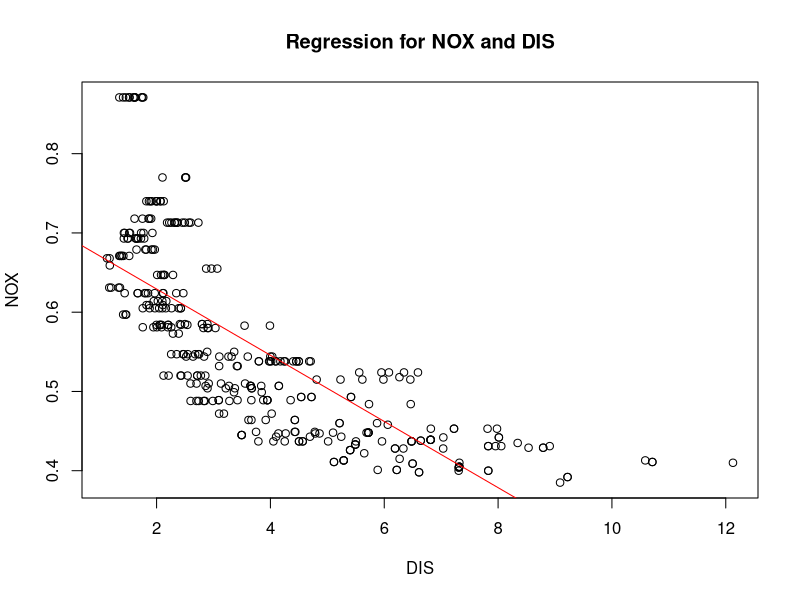
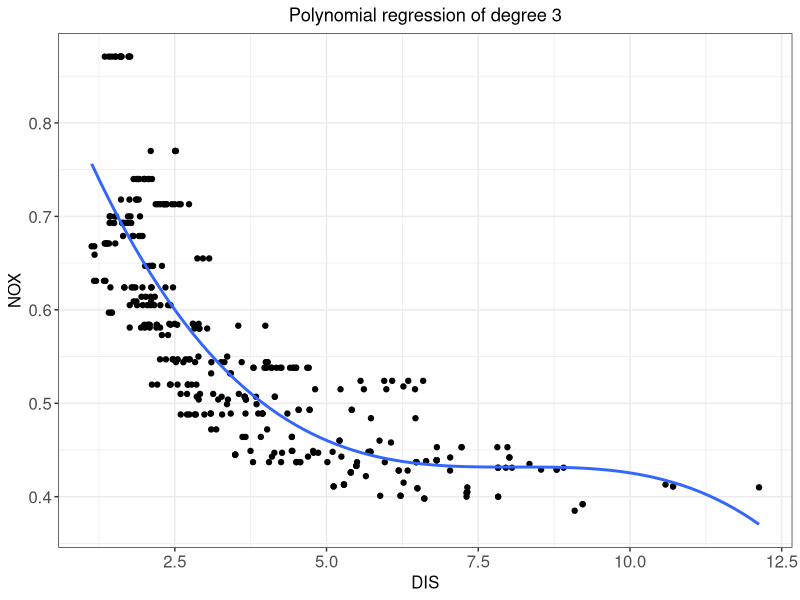
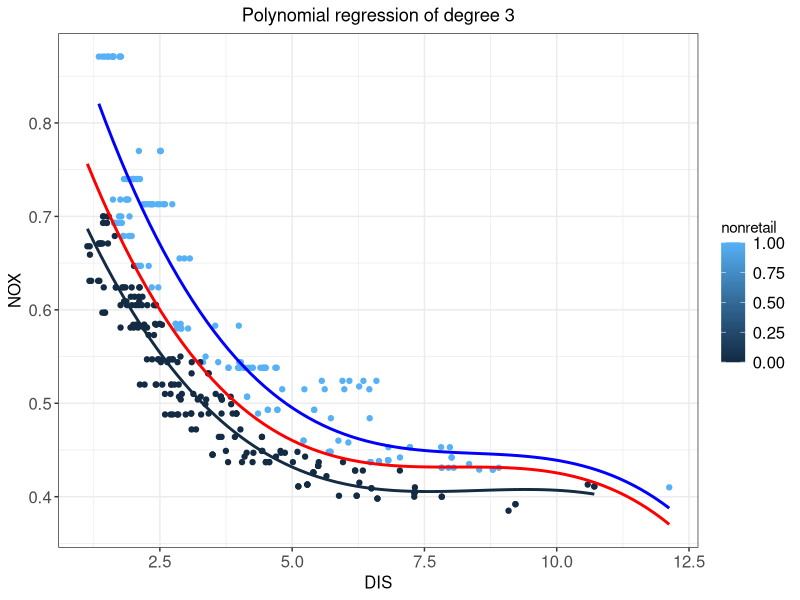
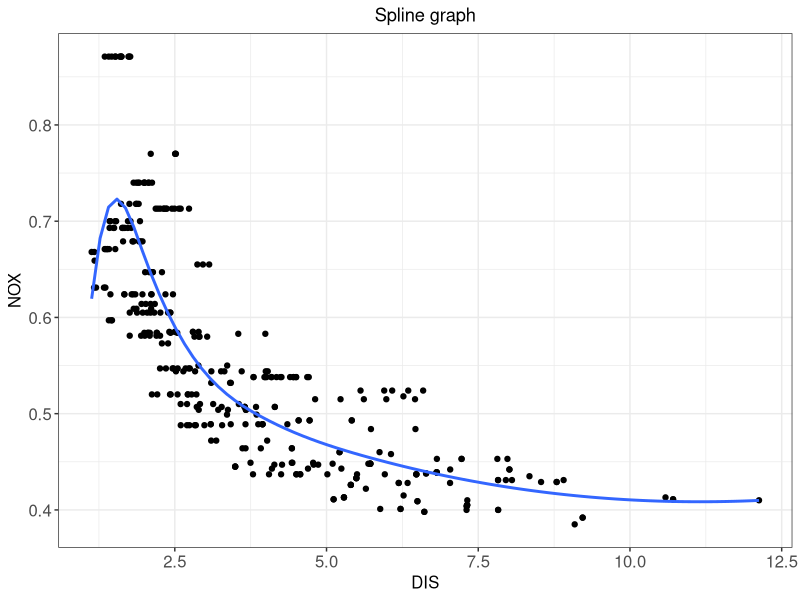
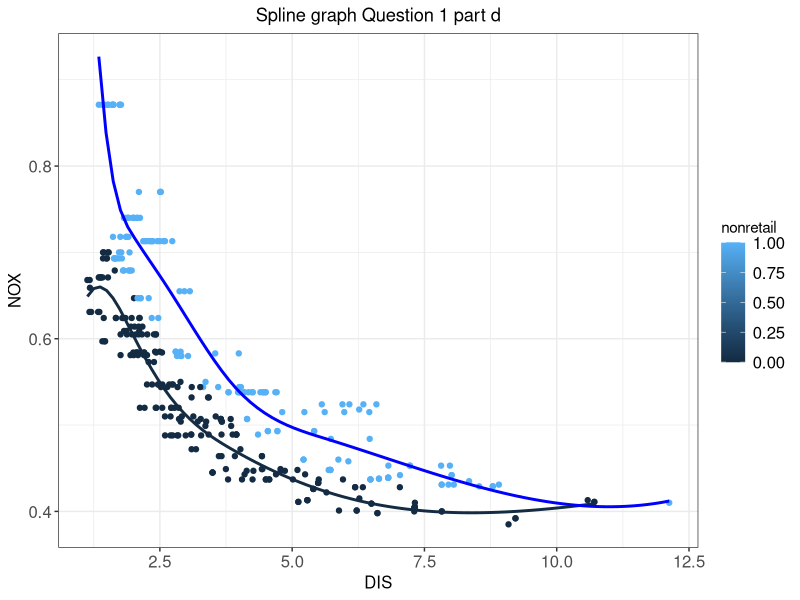
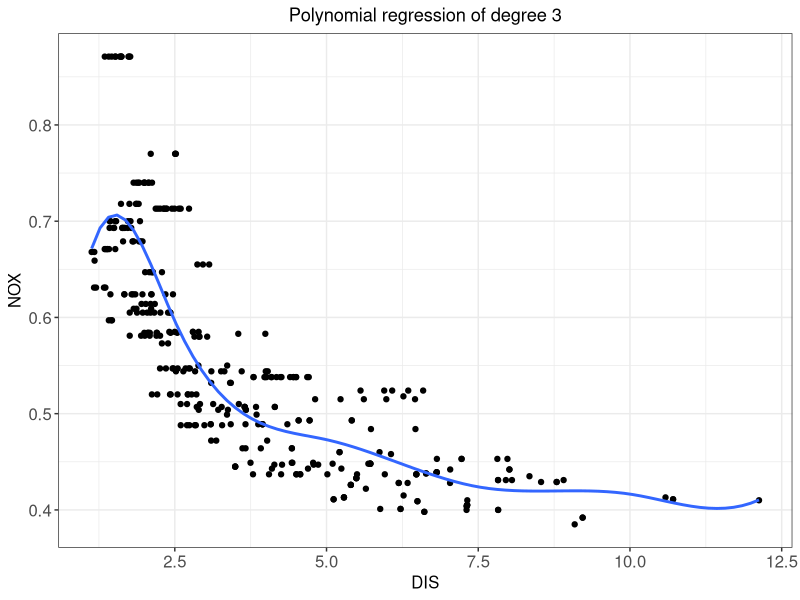

The R script that drew these images, in order: (Note: this script raises an error after producing the figures.)

library(tidyverse)
library(ggrepel)
library(caTools)
library(caret)
library(ROCR)
library(ggplot2)
library(splines)

# Import the dataset
boston = read.csv('boston.csv')

# Split the data set into training and testing data sets
set.seed(123)
split = createDataPartition(boston$nox, p = 0.7, list = FALSE) 
boston.train = boston[split,]
boston.test = boston[-split,]

head(boston.test)

# --------------------------------------------------------------------------------- #
#### Problem 1a
# Run the linear regression. Nox is the dependent var. DIS is the independent
regressor = lm(formula = nox ~ dis, data = boston.train)
summary(regressor)

#Run the prediction on the test data set
prediction_Test_Set = predict(regressor, newdata = boston.test)

#Obtain the R^2 value of the test data set. 
SSR_of_model <- sum((prediction_Test_Set-boston.test$nox)^2)
SSR_of_baseline <- sum((mean(boston.train$nox)-boston.test$nox)^2)
OSR2 <- 1-(SSR_of_model/SSR_of_baseline )
OSR2
# plot a scatter plot
plot(boston.train$dis,boston.train$nox,
     main='Regression for NOX and DIS',
     xlab='DIS',ylab='NOX')
# plot a regression line
abline(regressor,col='red')


# --------------------------------------------------------------------------------- #
#### Problem 1b
# Run the linear regression. Nox is the dependent var. DIS is the independent
regressor_poly = lm(formula = nox ~ poly(dis, degree=3), data = boston.train)
summary(regressor_poly)

#Run the prediction on the test data set
prediction_Test_Set_poly = predict(regressor_poly, newdata = boston.test)

#Obtain the R^2 value of the test data set. 
SSR_of_model <- sum((prediction_Test_Set_poly-boston.test$nox)^2)
SSR_of_baseline <- sum((mean(boston.train$nox)-boston.test$nox)^2)
OSR2 <- 1-(SSR_of_model/SSR_of_baseline )
OSR2
# plot a scatter plot
ggplot(data=boston.train,aes(x=dis, y=nox)) +
  geom_point() +
  stat_smooth(method = "lm", formula = y ~ poly(x, degree=3),se = FALSE) +
  theme_bw() +
  xlab('DIS') +
  ylab("NOX") +
  ggtitle("Polynomial regression of degree 3") +
  theme(axis.title=element_text(size=12), 
       axis.text=element_text(size=12), 
       legend.text=element_text(size=12),
       plot.title = element_text(hjust = 0.5))


# --------------------------------------------------------------------------------- #
#### Question 4c


## Run regressor with the nonretail factor. This generates really good R^2
regressor_splines = lm(formula = nox ~ poly(dis,df=3)*factor(nonretail), data = boston.train)
summary(regressor_splines)

#Run the prediction on the test data set
prediction_Test_Set_spline = predict(regressor_splines, newdata = boston.test)

#Obtain the R^2 value of the test data set. 
SSR_of_model <- sum((prediction_Test_Set_spline-boston.test$nox)^2)
SSR_of_baseline <- sum((mean(boston.train$nox)-boston.test$nox)^2)
OSR2 <- 1-(SSR_of_model/SSR_of_baseline )
OSR2

#Generate a subset with nonretail = 1
boston.train_1 = subset(boston.train, boston.train$nonretail == 1)
boston.train_1
#Generate a subset with nonretail = 0
boston.train_0 = subset(boston.train, boston.train$nonretail == 0)
boston.train_0

#Create two new regressors. These are for nonretail =0 & 1. These regressors will be used
#below in the ggplot
regressor_splines_1 = lm(formula = nox ~ poly(dis,df=3), data = boston.train_1)
regressor_splines_0 = lm(formula = nox ~ poly(dis,df=3), data = boston.train_0)

#First plot the old regressor, then plot the two new regressors. 
ggplot(data=boston.train,aes(x=dis, y=nox, color=nonretail)) +
  geom_point() +
  stat_smooth(method = "lm", formula = y ~ poly(x, degree=3),se = FALSE, 
              color = "red") +
  geom_smooth(data = boston.train_0,aes(x=dis, y=nox), 
              method = "lm", formula = y ~ poly(x, degree=3), se=FALSE) +
  geom_smooth(data = boston.train_1,aes(x=dis, y=nox), 
              method = "lm", formula = y ~ poly(x, degree=3), se=FALSE, color = "blue") +
  theme_bw() +
  xlab('DIS') +
  ylab("NOX") +
  ggtitle("Polynomial regression of degree 3") +
  theme(axis.title=element_text(size=12), 
        axis.text=element_text(size=12), 
        legend.text=element_text(size=12),
        plot.title = element_text(hjust = 0.5))


# --------------------------------------------------------------------------------- #
#### Question 4d


knots_bos <- quantile(boston.train$dis, p = c(0.2, 0.4, 0.6, 0.8))

regressor_splines_2 = lm(formula = nox ~ bs(dis,knots=c(knots_bos[1], 
                       knots_bos[2], knots_bos[3], knots_bos[4]))*factor(nonretail),
                       data = boston.train)
summary(regressor_splines_2)

ggplot(data=boston.train,aes(x=dis, y=nox)) +
  geom_point() +
  stat_smooth(method = "lm", formula = y ~ bs(x,knots=c(knots_bos[1], 
              knots_bos[2], knots_bos[3], knots_bos[4])),se = FALSE) +
  theme_bw() +
  xlab('DIS') +
  ylab("NOX") +
  ggtitle("Spline graph") +
  theme(axis.title=element_text(size=12), 
        axis.text=element_text(size=12), 
        legend.text=element_text(size=12),
        plot.title = element_text(hjust = 0.5))

#Run the prediction on the test data set
prediction_Test_Set_spline_2 = predict(regressor_splines_2, newdata = boston.test)

#Obtain the R^2 value of the test data set. 
SSR_of_model <- sum((prediction_Test_Set_spline_2-boston.test$nox)^2)
SSR_of_baseline <- sum((mean(boston.train$nox)-boston.test$nox)^2)
OSR2 <- 1-(SSR_of_model/SSR_of_baseline )
OSR2



# ------ The below code for exercise 1d will plot the splines on the data set. 
#Generate a subset with nonretail = 1
boston.train_1 = subset(boston.train, boston.train$nonretail == 1)
boston.train_1
#Generate a subset with nonretail = 0
boston.train_0 = subset(boston.train, boston.train$nonretail == 0)
boston.train_0

#Create two new regressors. These are for nonretail =0 & 1. These regressors will be used
#below in the ggplot
regressor_splines_1 = lm(formula = nox ~ bs(dis,knots=c(knots_bos[1], 
                         knots_bos[2], knots_bos[3], knots_bos[4])),
                         data = boston.train_1)
regressor_splines_0 = lm(formula = nox ~ bs(dis,knots=c(knots_bos[1], 
                         knots_bos[2], knots_bos[3], knots_bos[4])),
                         data = boston.train_0)

ggplot(data=boston.train,aes(x=dis, y=nox, color=nonretail)) +
  geom_point() +
  geom_smooth(data = boston.train_0,aes(x=dis, y=nox), 
              method = "lm", formula = y ~ bs(x,knots=c(knots_bos[1], 
              knots_bos[2], knots_bos[3], knots_bos[4])), se=FALSE) +
  geom_smooth(data = boston.train_1,aes(x=dis, y=nox), 
              method = "lm", formula = y ~ bs(x,knots=c(knots_bos[1], 
              knots_bos[2], knots_bos[3], knots_bos[4])), se=FALSE, color = "blue") +
  theme_bw() +
  xlab('DIS') +
  ylab("NOX") +
  ggtitle("Spline graph Question 1 part d") +
  theme(axis.title=element_text(size=12), 
        axis.text=element_text(size=12), 
        legend.text=element_text(size=12),
        plot.title = element_text(hjust = 0.5))






##TESTING Below this line is the dark abyss. Do not venture. 


knots_bos <- quantile(boston.train$dis, p = c(0.2, 0.4, 0.6, 0.8))


## Run regressor with the nonretail factor. This generates really good R^2
regressor_splines = lm(formula = nox ~ bs(dis,knots=c(2.5, 5.0, 7.5, 10.0))*factor(nonretail),
                       data = boston.train)
summary(regressor_splines)

ggplot(data=boston.train,aes(x=dis, y=nox)) +
  geom_point() +
  stat_smooth(method = "lm", formula = y ~ bs(x,knots=c(2.5, 5.0, 7.5, 10.0)),se = FALSE) +
  theme_bw() +
  xlab('DIS') +
  ylab("NOX") +
  ggtitle("Polynomial regression of degree 3") +
  theme(axis.title=element_text(size=12), 
        axis.text=element_text(size=12), 
        legend.text=element_text(size=12),
        plot.title = element_text(hjust = 0.5))



models = boston.train %>% 
  split(boston.train$nonretail) %>% 
  map(~lm(formula = nox ~ poly(dis,df=3), data = boston.train))
models

predict(regressor_splines_0, newdata=x_values)

newdat = data.frame(x_values) 
y_data = data.frame(predict(regressor_splines_0,x_values))
appended 

model.predictions = map_df(models, ~cbind(newdat, Petal.Width=predict(.x, newdat)),
                          .id="Species")



x_values = c(2,2.5,3,3.5,4,4.5,5.5,6,6.5,7,7.5,8,8.5,9,9.5,10,11,12)
grid <- data.frame(x_values)
grid %>% add_predictions(regressor_splines_0)

#Keep data only if nonretail is 1
boston.train_1 = subset(boston.train, boston.train$nonretail == 1)
boston.train_1
boston.train_0 = subset(boston.train, boston.train$nonretail == 0)
boston.train_0 
plot(boston.train$nox,boston.train$dis)
lines(sort(boston.train_0$dis),
      fitted(regressor_splines_0)[order(boston.train_0$dis)],
      col = "red")
lines(sort(boston.train_1$dis),
      fitted(regressor_splines_1)[order(boston.train_1$dis)],
      col = "blue")

regressor_splines_1 = lm(formula = nox ~ poly(dis,df=3), data = boston.train_1)
regressor_splines_0 = lm(formula = nox ~ poly(dis,df=3), data = boston.train_0)

total_data = data.frame(x = boston.train$dis,
                        y1 = )

ggplot() +
  geom_line(aes(y = boston.train_1$nox))



d = data.frame(actual=boston.train$nox, predicted = predict(regressor_splines,data=boston.train))
plot.actual.vs.predicted(d)
gam.2.for.nice.plots = gam(count~ns(pickup_hour_qtr,6) + 
                             factor(pickup_wday) + ns(previous,6), data=train.new)
plot(gam.2.for.nice.plots, se=TRUE,col="red")

models = boston.train %>% 
  split(boston.train$nonretail) %>% 
  map(~lm(formula = nox ~ poly(dis,df=3), data = boston.train))
models
# 
newdat = data.frame(Sepal.Width=seq(min(iris$Sepal.Width), max(iris$Sepal.Width), length=20)) 
# 
# model.predictions = map_df(models, ~cbind(newdat, Petal.Width=predict(.x, newdat)),
#                            .id="Species")
# 
# newdat = data.frame(Bos.dis=seq(min(boston.train$dis), max(boston.train$dis) , length=20))
# model.predictions = map_df(models, ~cbind(newdat, Bos.nox=predict(.x, newdat)),
#                            .id="nonretail") 
#newdat = data.frame(boston.train$dis) 

predict(models[1], boston.train)
predict(models[2], boston.train)
model.predictions = data.frame(predict(models[2], boston.train), boston.train$dis)
model.predictions
#model.predictions = map_df(models, ~cbind(newdat, bos.nox=predict(.x, boston.train)),
#                          .id="nonretail") 

ggplot(data=boston.train,aes(x=dis, y=nox), color=nonretail) +
  geom_point() +
  geom_smooth(size=1.5, se=FALSE, formula=y ~ bs(x,3), method="lm") +
  theme_bw() +
  xlab('DIS') +
  ylab("NOX") +
  geom_line(data=data.frame(boston.train$x, predict(models[2], boston.train))) +
  ggtitle("Polynomial regression of degree 3") +
  theme(axis.title=element_text(size=12), 
        axis.text=element_text(size=12), 
        legend.text=element_text(size=12),
        plot.title = element_text(hjust = 0.5))



# Run the linear regression. Nox is the dependent var. DIS is the independent
regressor_poly_3 = lm(formula = nox ~ (poly(dis, degree=3)), data = boston.train)
summary(regressor_poly)

plot(nox~dis, boston.train)
lines(boston.train$dis, predict(regressor_poly_3), col = 'blue')

boston.train$retail1_dis = boston.train$nonretail*boston.train$dis
boston.train$retail0_dis = (boston.train$nonretail-1)*boston.train$dis*-1

regressor_poly3_retail1 = lm(formula = nox ~ (poly(retail1_dis, degree=3)), data = boston.train)
regressor_poly3_retail0 = lm(formula = nox ~ (poly(retail0_dis, degree=3)), data = boston.train)



ggplot(data=boston.train,aes(x=dis, y=nox, color=nonretail)) +
  geom_point() +
  theme_bw() +
  xlab('DIS') +
  ylab("NOX") +
  ggtitle("Polynomial regression of degree 3") +
  theme(axis.title=element_text(size=12), 
        axis.text=element_text(size=12), 
        legend.text=element_text(size=12),
        plot.title = element_text(hjust = 0.5))

lines(boston.train$dis, predict(regressor_poly3_retail0), col = 'green')


#Run the prediction on the test data set
prediction_Test_Set_poly = predict(regressor_poly, newdata = boston.test)

#Obtain the R^2 value of the test data set. 
SSR_of_model <- sum((prediction_Test_Set_poly-boston.test$nox)^2)
SSR_of_baseline <- sum((mean(boston.train$nox)-boston.test$nox)^2)
OSR2 <- 1-(SSR_of_model/SSR_of_baseline )
OSR2

  
